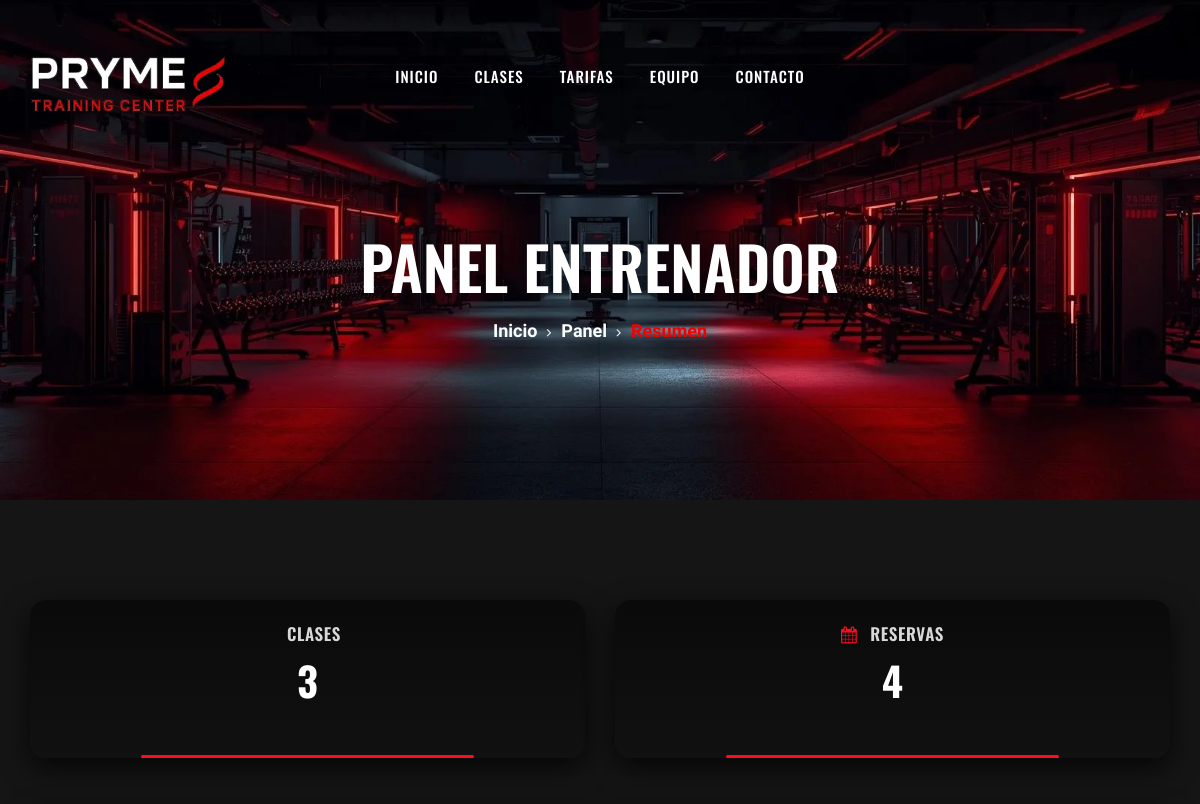
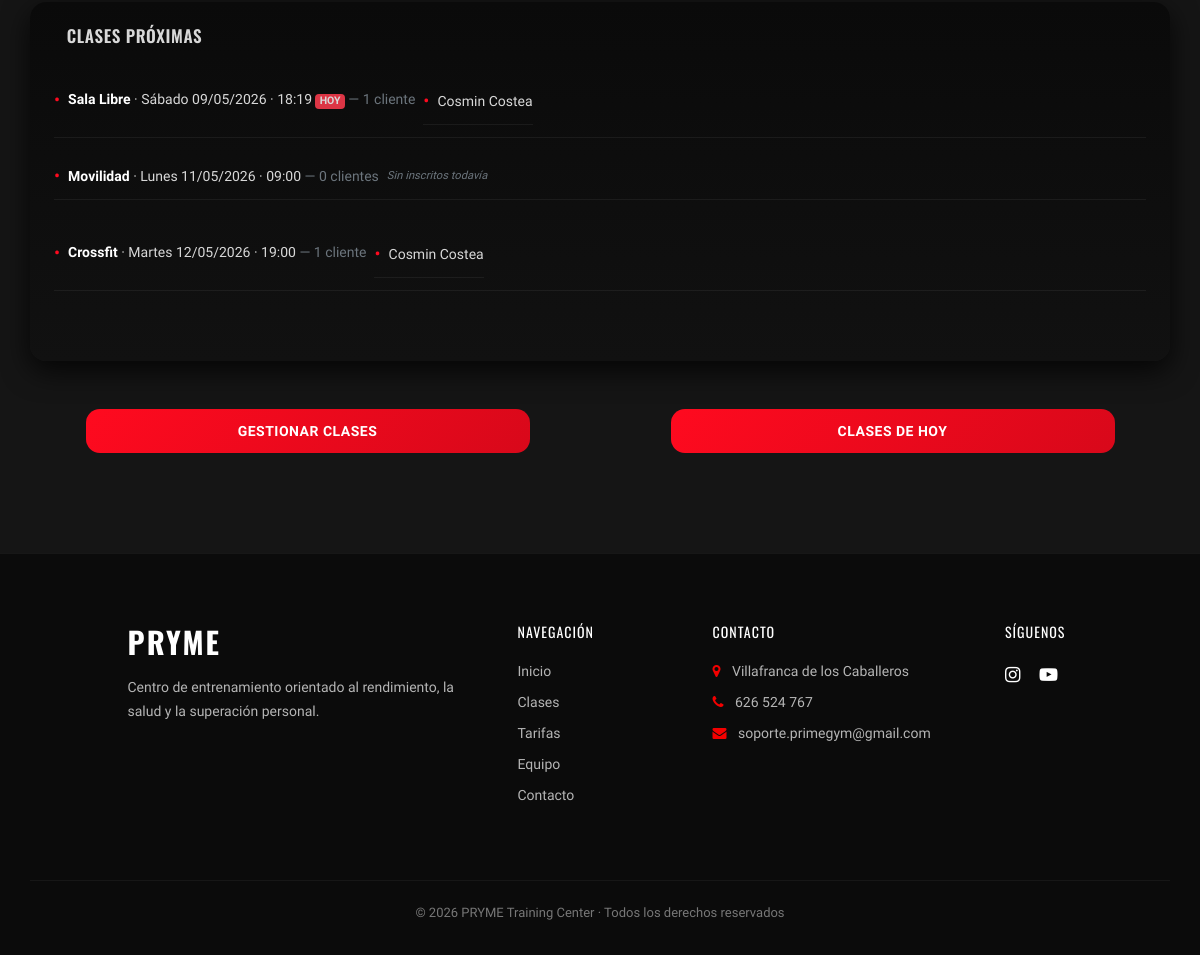
Screenshot of /entrenador/ with the database file from the repository (2 pictures, top to bottom).
### gimnasio/models.py (models this page shows, shortened)
class Clase(models.Model):
    nombre = models.CharField(max_length=100)
    descripcion = models.TextField(blank=True, null=True)
    horario = models.CharField(max_length=50)
    entrenador = models.ForeignKey(Entrenador, on_delete=models.SET_NULL, null=True, related_name="clases")
    tarifas = models.ManyToManyField(Tarifa, related_name="clases")
    capacidad = models.IntegerField(default=20)

class Reserva(models.Model):
    ESTADOS = [
        ('reservada', 'Reservada'),
        ('asistio', 'Asistió'),
        ('cancelada', 'Cancelada'),
    ]
    cliente = models.ForeignKey(Cliente, on_delete=models.CASCADE, related_name="reservas")
    clase = models.ForeignKey(Clase, on_delete=models.CASCADE, related_name="reservas")
    fecha_reserva = models.DateField()
    estado = models.CharField(max_length=10, choices=ESTADOS, default='reservada')
    class Meta:
        unique_together = ('cliente', 'clase', 'fecha_reserva')

class Cliente(models.Model):
    nombre = models.CharField(max_length=100)
    email = models.EmailField(unique=True)
    telefono = models.CharField(max_length=20, blank=True)
    password = models.CharField(max_length=255)
    tarifa = models.ForeignKey(Tarifa, on_delete=models.SET_NULL, null=True, related_name="usuarios")
    fecha_registro = models.DateField(auto_now_add=True)

### entrenador/views.py (the view)
# urls.py: path('', views.panel_entrenador, name='panel'),
def panel_entrenador(request):
    entrenador = Entrenador.objects.first()
    clases = Clase.objects.filter(entrenador=entrenador)
    total_clases   = clases.count()
    total_reservas = Reserva.objects.filter(clase__entrenador=entrenador).count()
    proximas = []
    for clase in clases:
        prox_dt = proxima_sesion_clase(clase.nombre)
        if not prox_dt:
            continue
        fecha = prox_dt.date()
        reservas_clase = (
            Reserva.objects
            .filter(clase=clase, fecha_reserva=fecha, estado='reservada')
            .select_related('cliente')
            .order_by('cliente__nombre')
        )
        proximas.append({
            'clase':     clase,
            'fecha':     fecha,
            'hora':      prox_dt.strftime("%H:%M"),
            'dia':       DIAS_ES[fecha.weekday()],
            'es_hoy':    fecha == date.today(),
            'reservas':  reservas_clase,
            'inscritos': reservas_clase.count(),
        })
    proximas.sort(key=lambda p: (p['fecha'], p['hora']))
    context = {
        'total_clases':   total_clases,
        'total_reservas': total_reservas,
        'proximas':       proximas,
    }
    return render(request, 'entrenador/panel.html', context)

### entrenador/templates/entrenador/panel.html (shortened to what this page needs)
{% extends "entrenador/components/base.html" %}
{% load static %}
{% block title %}Panel Entrenador{% endblock %}
{% block subtitulo %}Resumen{% endblock %}
{% block css_entrenador %}
    <link rel="stylesheet" href="{% static 'css/entrenador/style_panel_entrenador.css' %}">
{% endblock %}
{% block contenido %}
<div class="row mb-4">
    <div class="col-md-6">
        <div class="class-item p-4 text-center">
            <h4> Clases</h4>
            <h2>{{ total_clases }}</h2>
        </div>
    </div>
    <div class="col-md-6">
        <div class="class-item p-4 text-center">
            <h4><i class="fa fa-calendar"></i> Reservas</h4>
            <h2>{{ total_reservas }}</h2>
        </div>
    </div>
</div>
<div class="row">
    <div class="col-lg-12">
        <div class="class-item p-4">
            <h4 class="mb-3">
                 Clases Próximas
            </h4>
            {% if proximas %}
                <ul class="list-unstyled">
                    {% for p in proximas %}
                        <li class="mb-3">
                            <div>
                                <strong>{{ p.clase.nombre }}</strong>
                                · {{ p.dia }} {{ p.fecha|date:"d/m/Y" }} · {{ p.hora }}
                                {% if p.es_hoy %}<span class="badge bg-danger ms-2">HOY</span>{% endif %}
                                <span class="text-muted">
                                    — {{ p.inscritos }} {{ p.inscritos|pluralize:"cliente,clientes" }}
                                </span>
                            </div>
                            {% if p.reservas %}
                                <ul class="ms-3 mt-1 mb-0 small">
                                    {% for r in p.reservas %}
                                        <li>{{ r.cliente.nombre }}</li>
                                    {% endfor %}
                                </ul>
                            {% else %}
                                <em class="ms-3 small text-muted">Sin inscritos todavía</em>
                            {% endif %}
                        </li>
                    {% endfor %}
                </ul>
            {% else %}
                <p>No hay clases programadas próximamente</p>
            {% endif %}
        </div>
    </div>
</div>
<div class="row mt-5">
    <div class="col-md-6 text-center">
        <a href="{% url 'entrenador:mis_clases' %}" class="primary-btn">
            Gestionar Clases
        </a>
    </div>
    <div class="col-md-6 text-center">
        <a href="{% url 'entrenador:clases_hoy' %}" class="primary-btn">
            Clases de hoy
        </a>
    </div>
</div>
{% endblock %}

### static/css/style.css (style rules this page uses)
html, body { height: 100%; font-family: "Muli", sans-serif; -webkit-font-smoothing: antialiased; }
h1, h2, h3, h4, h5, h6 { margin: 0; color: #111111; font-weight: 400; font-family: "Oswald", sans-serif; }
h2 { font-size: 36px; }
h4 { font-size: 24px; }
ul, ol { padding: 0; margin: 0; }
.primary-btn { display: inline-block; font-size: 14px; padding: 17px 30px 16px; color: #ffffff; background: #f30000; line-height: normal; letter-spacing: 1px; text-transform: uppercase; font-weight: 700; }
.class-item { overflow: hidden; margin-bottom: 30px; }
.class-item { transform: scale(1); box-shadow: none; transition: all 0.3s ease-out; position: relative; z-index: 1; background: #ffffff; }

### static/css/entrenador/style_panel_entrenador.css (style rules this page uses)
:root { --rb: #0a0a0a; --rs: #111111; --rs2: #161616; --rl: rgba(255,255,255,0.06); --rr: #ff0a1f; --rr-soft: rgba(255,10,31,0.12); --rt: #ffffff; --rt2: #d8d8d8; --rm: #888; }
.class-item { background: linear-gradient( 180deg, var(--rb), var(--rs) ); border-radius: 16px; box-shadow: 0 10px 28px rgba(0, 0, 0, 0.75); transition: transform .25s ease, box-shadow .25s ease; height: 100%; }
.class-item.text-center { position: relative; }
.class-item.text-center::after { content: ""; position: absolute; bottom: 0; left: 20%; width: 60%; height: 3px; background: var(--rr); border-radius: 4px; }
.class-item h4 { color: var(--rt2); font-size: 17px; font-weight: 600; text-transform: uppercase; letter-spacing: 0.6px; margin-bottom: 12px; }
.class-item h4 i { color: var(--rr); margin-right: 8px; }
.class-item h2 { color: var(--rt); font-size: 40px; font-weight: 800; margin: 0; }
.class-item ul { margin: 0; padding: 0; }
.class-item ul li { display: flex; align-items: center; gap: 8px; color: var(--rt2); font-size: 14px; padding: 12px 0; border-bottom: 1px solid var(--rl); }
.class-item ul li::before { content: "•"; color: var(--rr); font-size: 18px; line-height: 0; }
.class-item ul li strong { color: var(--rt); font-weight: 600; }
.primary-btn { display: inline-block; width: 80%; background: linear-gradient( 135deg, var(--rr), #d8081a ); color: var(--rt); padding: 14px 24px; border-radius: 14px; font-size: 14px; font-weight: 700; text-decoration: none; letter-spacing: 0.5px; transition: transform .2s ease, box-shadow .25s ease; }
.row.mb-4 > div, .row.mt-4 > div { margin-bottom: 24px; }

### rows the page displays
Clase: clase.nombre "Sala Libre", dia "Sábado", fecha "09/05/2026", hora "18:19", shows "HOY", inscritos "1"
Reserva: cliente.nombre "Cosmin Costea"
Clase: clase.nombre "Movilidad", dia "Lunes", fecha "11/05/2026", hora "09:00", inscritos "0", shows "Sin inscritos todavía"
Clase: clase.nombre "Crossfit", dia "Martes", fecha "12/05/2026", hora "19:00", inscritos "1"
Reserva: cliente.nombre "Cosmin Costea"

### other values shown
{{ total_clases }} "3"
{{ total_reservas }} "4"
